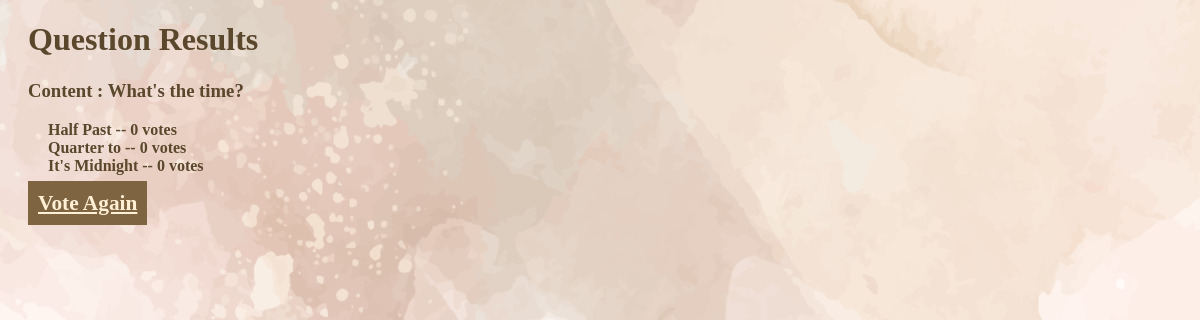
Screenshot of /polls/3/results/ with the database file from the repository.
### polls/models.py (models this page shows, shortened)
class Question(models.Model):
    question_text = models.CharField(max_length=200)
    pub_date = models.DateTimeField("date published")

class Choice(models.Model):
    question = models.ForeignKey(Question, on_delete=models.CASCADE)
    choice_text = models.CharField(max_length=200)
    votes = models.IntegerField(default=0)

### polls/views.py (the view)
# urls.py: path("<int:pk>/results/", views.ResultsView.as_view(), name="results"),
class ResultsView(generic.DetailView):
    model = Question
    template_name = "polls/results.html"
    def get_queryset(self):
        return Question.objects.filter(pub_date__lte=timezone.now())

### polls/templates/polls/results.html (shortened to what this page needs)
{% load static %}
<!DOCTYPE html>
<html lang="en-US">
    <head>
        <link rel="stylesheet" href="{% static 'polls/style.css' %}"
    </head>
    <body>
        <h1> Question {{question.question_id}} Results</h1>
        <h3> Content : {{question.question_text}} </h3>
        <ul>
            {% for choice in question.choice_set.all %}
            <li> {{choice.choice_text}} --
                {{choice.votes}} vote{{choice.votes|pluralize}}</li>
                {% endfor %}
        </ul>
        <a class="voteAgain" href="{% url 'polls:detail' question.id %}">Vote Again</a>
    </body>
</html>

### polls/static/polls/style.css (style rules this page uses)
h1, h3 { margin-left: 20px; color: rgb(90, 71, 44); }
li { color: rgb(90, 71, 44); list-style: none; font-weight: bold; }
input, .voteAgain { color: papayawhip; background-color: rgb(126, 100, 65); font-weight: bold; font-size: 16pt; border: none; margin-left: 20px; margin-top: 20px; padding: 10px; }
body { background:white url("images/background.jpg") no-repeat; }

### rows the page displays
Question: question_text "What's the time?"
Choice: choice_text "Half Past", votes "0"
Choice: choice_text "Quarter to", votes "0"
Choice: choice_text "It's Midnight", votes "0"
